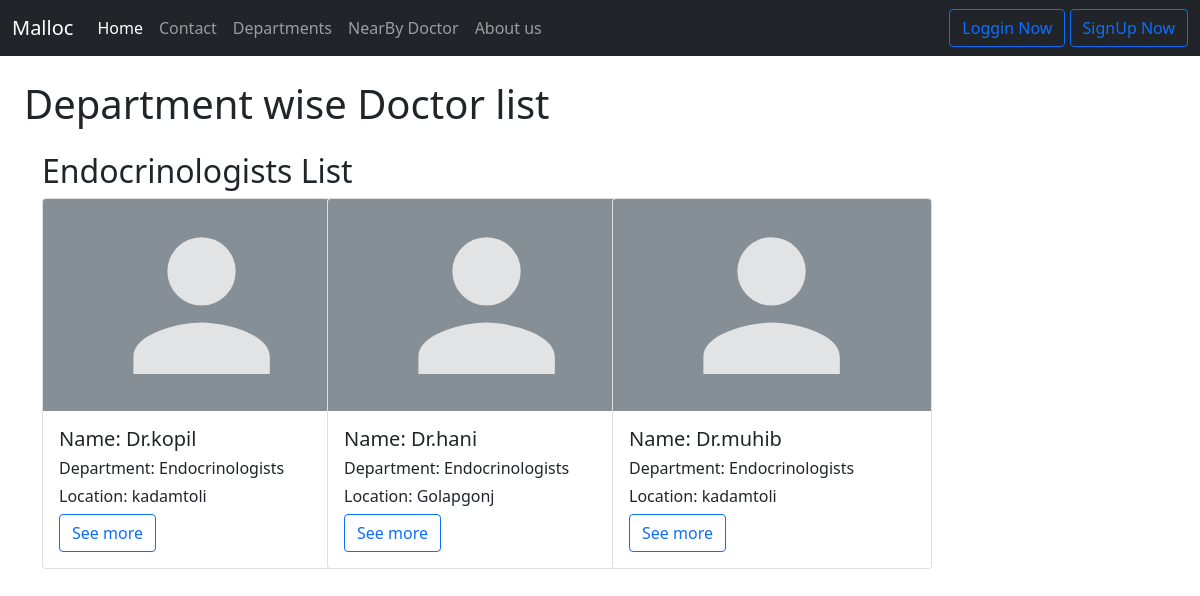
Screenshot of /Endocrinologists with the database file from the repository.
### home/models.py (models this page shows, shortened)
class NearBy_Doctor(models.Model):
    doctor_name = models.CharField(max_length=122)
    department = models.CharField(max_length=122)
    location = models.CharField(max_length=122)
    working_H = models.CharField(max_length=122)
    brife =models.TextField()
    clinicloc = models.CharField( max_length=122)
    nw_pat_fee = models.CharField( max_length=122)
    ret_pat_fee = models.CharField( max_length=122)
    repo_fee = models.CharField( max_length=122)
    lag_spoken = models.CharField( max_length=122)
    sunday_mor = models.CharField( max_length=122)
    sunday_ev = models.CharField( max_length=122)
    monday_mor = models.CharField( max_length=122)
    monday_ev = models.CharField( max_length=122)
    tuesday_mor = models.CharField( max_length=122)
    tuesday_ev = models.CharField( max_length=122)
    wedday_mor = models.CharField( max_length=122)
    wedday_ev = models.CharField( max_length=122)
    thursday_mor = models.CharField( max_length=122)
    thursday_ev = models.CharField( max_length=122)
    frday_mor = models.CharField( max_length=122)
    frday_ev = models.CharField( max_length=122)
    satday_mor = models.CharField( max_length=122)
    satday_ev = models.CharField( max_length=122)
    doc_image=models.ImageField(upload_to="upload/", null=True,blank=True)

### home/views.py (the view)
# urls.py: path('Endocrinologists', views.Endocrinologists, name='Endocrinologists Doctors Profile'),
def Endocrinologists(request):
    department_name = 'Endocrinologists'
    doctors = NearBy_Doctor.objects.filter(department=department_name)
    context = {
        'doctors': doctors
    }
    return render(request, 'DoctorProfile/Endocrinologist.html', context)

### template/DoctorProfile/Endocrinologist.html (shortened to what this page needs)
{% extends 'base.html' %}
{% block body %}
<h1 class="m-4">Department wise Doctor list</h1>
<div class="container mt-1">
    <h2>Endocrinologists List</h2>
    <div class="row">
        {% for doctor in doctors %}
        <div class="col-sm-3">
            <div class="card mb-3" style="width: 20rem;">
                <img src="../static/img/emdoc1.svg" class="card-img-top" alt="Emergency doctor">
                <div class="card-body">
                    <h5 class="card-title">Name: {{doctor.doctor_name}}</h5>
                    <h6>Department: {{doctor.department}}</h6>
                    <h6>Location: {{doctor.location}}</h6>
                    <a href="#" class="btn btn-outline-primary">See more</a>
                </div>
            </div>
        </div>
        {% endfor %}
    </div>
</div>
{% endblock body %}

### rows the page displays
NearBy_Doctor: doctor_name "Dr.kopil", department "Endocrinologists", location "kadamtoli"
NearBy_Doctor: doctor_name "Dr.hani", department "Endocrinologists", location "Golapgonj"
NearBy_Doctor: doctor_name "Dr.muhib", department "Endocrinologists", location "kadamtoli"
